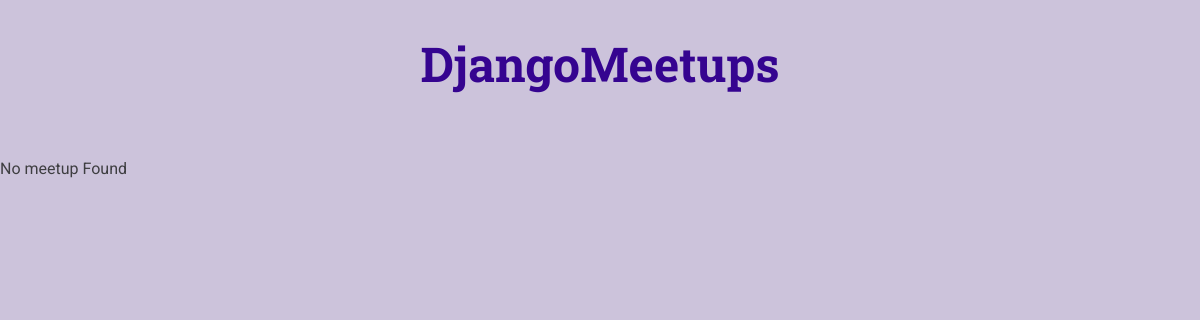
The page /meetups/a-first-meetup on the database as committed earlier.
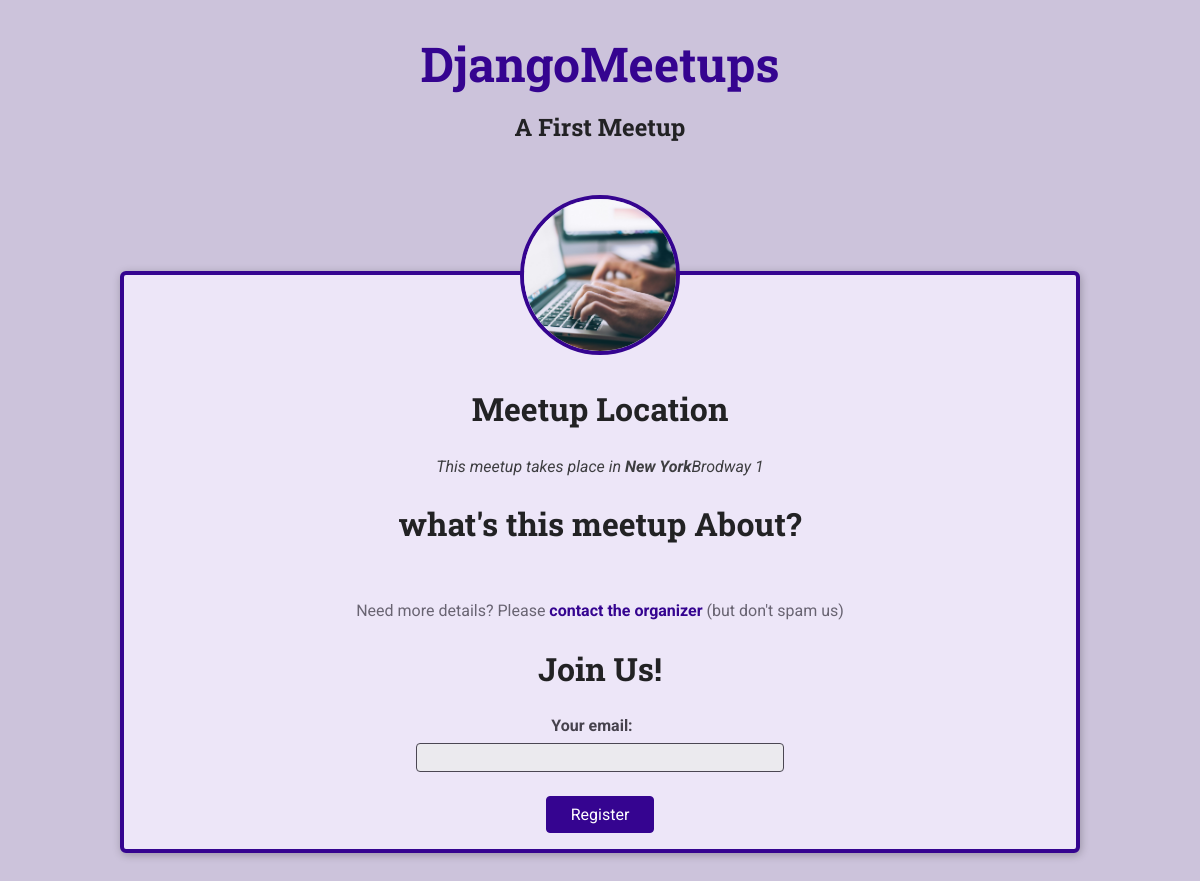
The same page on the database as committed later.
### meetups/models.py (models this page shows, shortened)
class Meetup(models.Model):
    title = models.CharField(max_length=200)
    organizer_email = models.EmailField()
    date = models.DateField()
    slug = models.SlugField(unique=True)
    description = models.TextField()
    image = models.ImageField(upload_to='images')
    location = models.ForeignKey(Location, on_delete=models.CASCADE)
    participants = models.ManyToManyField(Participant, blank=True, null=True)

class Location(models.Model):
    name = models.CharField(max_length=200)
    address = models.CharField(max_length=300)

### meetups/views.py (the view, shortened to what this page needs)
# urls.py: path('<slug:meetup_slug>', views.meetup_details, name='meetup-detail')
def meetup_details(request, meetup_slug):
    try:
        selected_meetup = Meetup.objects.get(slug=meetup_slug)
        if request.method == 'GET':
            registration_form = RegistrationForm()
        return render(request, 'meetups/meetup-details.html',{
                'meetup_found': True,
                'meetup': selected_meetup,
                'form': registration_form
            })
    except Exception as exc:
        return render(request, 'meetups/meetup-details.html',{
            'meetup_found': False
        })

### meetups/forms.py
class RegistrationForm(forms.Form):
    email = forms.EmailField(label='Your email')

### meetups/templates/meetups/meetup-details.html (shortened to what this page needs)
{% extends 'meetups/base/base.html' %}
{% load static %}
{% block site_css%}
<link rel="stylesheet" href="{% static 'meetups/styles/meetup-detail.css'%}">
{% endblock%}
{%block main_heading%} {{ meetup.title }} {% endblock %}
{% block body%}
{% if meetup_found%}
<article>
    <img id="main-image" src="{{meetup.image.url}}" alt="{{meetup.title}}"/>
    <section id="location">
        <h2> Meetup Location</h2>
        <address> This meetup takes place in <span>{{meetup.location.name}}</span>{{meetup.location.address}}</address>
    </section>
    <section id="details">
        <h2> what's this meetup About?</h2>
        <p>{{ meetup_description }}</p>
        <footer>
            <p>Need more details? Please <a href="mailto:{{ meetup.organizer_email }}"> contact the organizer </a> (but don't spam us)</p>
        </footer>
    </section>
    <section id="registration">
        <h2>Join Us!</h2>
        <form action="{% url 'meetup-detail' meetup.slug %}" method="post">
            <ul>
                {{ form.as_ul }}
            </ul>
            <div id="registration-actions">
                <button>Register</button>
            </div>
        </form>
    </section>
</article>
{% else %}
<p>No meetup Found</p>
{% endif %}
{% endblock %}

### meetups/templates/meetups/base/base.html (shortened to what this page needs)
{% load static %}
<!DOCTYPE html>
<html lang="en">
  <head>
    <link rel = "stylesheet" href="{% static 'meetups/styles/base.css'%}">
    {% block site_css%}{% endblock %}
  </head>
  <body>
    <header id="main-header">
        <nav><a href="/meetups" id="main-logo">DjangoMeetups</a></nav>
        <h1>{% block main_heading %} {% endblock %}</h1>
    </header>
    <main>
        {% block body%} {% endblock %}
    </main>
  </body>
</html>

### meetups/static/meetups/styles/base.css (style rules this page uses)
* { box-sizing: border-box; }
body { font-family: "Roboto", sans-serif; margin: 0; background-color: #ccc3db; color: #3e3e41; }
h1, h2, h3 { font-family: "Roboto Slab", sans-serif; color: #222224; }
button, .btn { cursor: pointer; font: inherit; padding: 0.5rem 1.5rem; background-color: #350490; border: 1px solid #350490; color: white; border-radius: 4px; text-decoration: none; }
#main-header { width: 100%; text-align: center; padding: 2rem 0; }
#main-header h1 { font-size: 1.5rem; }
#main-logo { font-size: 3rem; font-family: "Roboto Slab", sans-serif; text-decoration: none; color: #350490; font-weight: bold; }

Rows that differ between the two databases and show on the page:
now on this page (row edited): Meetup: title "A First Meetup", image (picture), location.name "New York", location.address "Brodway 1"
changed Meetup: organizer_email empty → "test@gmail.com" (drawn); slug "a-first-meetup-admin" → "a-first-meetup" (drawn)
Other text that changed with them:
text no longer shown: "No meetup Found"
text now shown: "Meetup Location This meetup takes place in what's this meetup About? Need more details? Please contact the organizer (but don't spam us) Join Us! Your email: Register"
